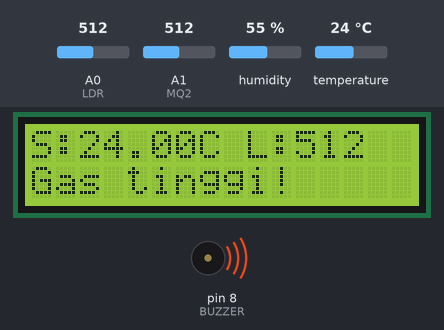
Simulated run of this sketch. Board: Arduino Uno, built with avr-gcc and run on an emulated ATmega328P. Shown: 16×2 character LCD, buzzer (waves = sounding, pin HIGH). The test bench sets the inputs (shaded band); at power-on: A1 (MQ2) = 512, temperature 24 °C, A0 (LDR) = 512, humidity 55 %.

Above: at 1.2 s.
1.3 s: A1 (MQ2) set to 468
4.1 s: A1 (MQ2) set to 434
At 5.5 s:
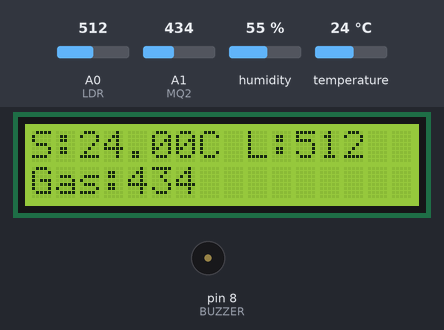
6.9 s: temperature set to 12 °C
At 9.1 s:
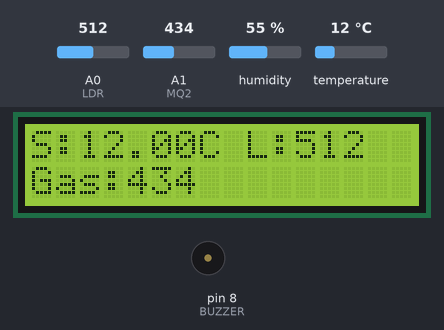
9.8 s: A0 (LDR) set to 440
At 11.5 s:
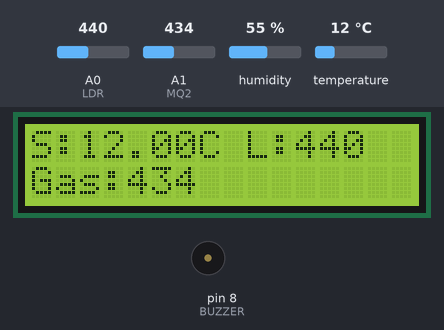
12.6 s: temperature set to 19 °C
At 15.2 s:
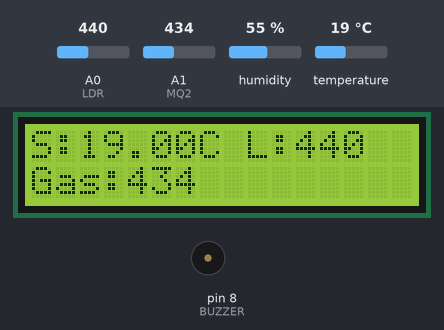
16.0 s: A0 (LDR) set to 460
At 17.6 s:
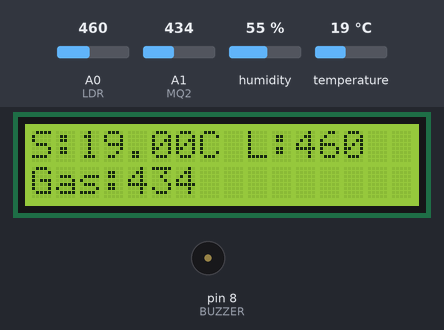
Timing chart, 0 to 19.1 s (numbered marks = the images above; inputs shaded):
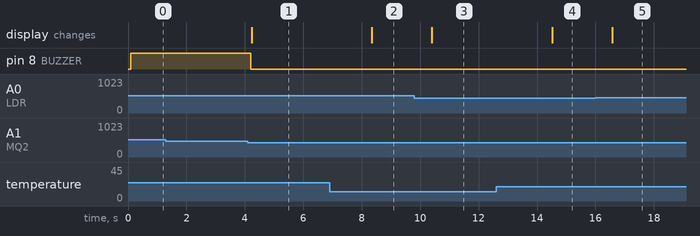

The sketch:

05_Stasiun_Lingkungan.ino
```cpp
#include <Wire.h>
#include <LiquidCrystal_I2C.h>
#include <DHT.h>

#define PIN_DHT 2
#define JENIS_DHT DHT11
const int LDR = A0;
const int MQ2 = A1;
const int BUZZER = 8;
const int BATAS_GAS = 450;
LiquidCrystal_I2C lcd(0x27, 16, 2);
DHT dht(PIN_DHT, JENIS_DHT);

void setup() {
  dht.begin();
  pinMode(BUZZER, OUTPUT);
  lcd.init();
  lcd.backlight();
}

void loop() {
  float suhu = dht.readTemperature();
  int cahaya = analogRead(LDR);
  int gas = analogRead(MQ2);
  bool gasTinggi = gas > BATAS_GAS;
  digitalWrite(BUZZER, gasTinggi ? HIGH : LOW);

  lcd.setCursor(0, 0);
  lcd.print("S:");
  lcd.print(suhu);
  lcd.print("C L:");
  lcd.print(cahaya);
  lcd.print("   ");
  lcd.setCursor(0, 1);
  lcd.print(gasTinggi ? "Gas tinggi!     " : "Gas:");
  if (!gasTinggi) {
    lcd.print(gas);
    lcd.print("          ");
  }
  delay(2000);
}
```

Measured:
- the behaviour switches between 451 and 450 on A1 (MQ2) (found by bisection; images 0 and 1)
- after the input at 1.3 s, every drawn part: stays the same
- after the input at 4.1 s, pin 8 (BUZZER): HIGH → LOW after 0.10 s; the display: changes after 0.13 s (image 1)
- after the input at 6.9 s, the display: changes after 1.4 s (image 2)
- after the input at 9.8 s, the display: changes after 0.60 s (image 3)
- after the input at 12.6 s, the display: changes after 1.9 s (image 4)
- after the input at 16.0 s, the display: changes after 0.57 s (image 5)
